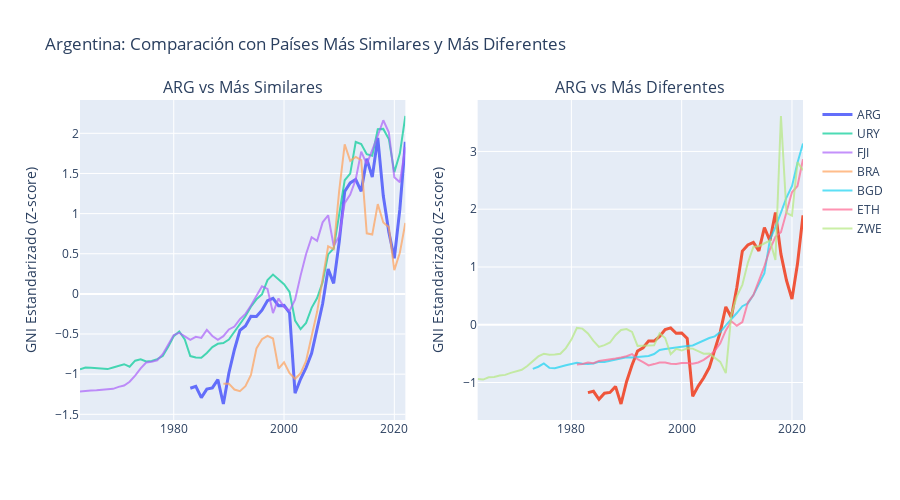

Here is the notebook cell this chart was saved with:
### Markdown cell above
### 5.3 Visualizar Argentina vs Top Similar y Top Different

### Code cell
# Obtener series temporales para visualización
def get_series(country_code):
    data = gni_in_cache[gni_in_cache['country_code'] == country_code].sort_values('year')
    return data['year'].values, data['gni'].values

# Visualizar ARG vs Top 3 similares
fig = make_subplots(rows=1, cols=2, subplot_titles=['ARG vs Más Similares', 'ARG vs Más Diferentes'])

# Argentina
years_arg, gni_arg = get_series('ARG')
gni_arg_std = (gni_arg - np.mean(gni_arg)) / np.std(gni_arg)

fig.add_trace(go.Scatter(x=years_arg, y=gni_arg_std, name='ARG', line=dict(width=3)), row=1, col=1)
fig.add_trace(go.Scatter(x=years_arg, y=gni_arg_std, name='ARG', line=dict(width=3), showlegend=False), row=1, col=2)

# Top 3 similares
for i in range(min(3, len(arg_similar))):
    country = arg_similar.iloc[i]['country2']
    years, gni = get_series(country)
    gni_std = (gni - np.mean(gni)) / np.std(gni)
    fig.add_trace(go.Scatter(x=years, y=gni_std, name=f"{country}", opacity=0.7), row=1, col=1)

# Top 3 diferentes
for i in range(min(3, len(arg_different))):
    country = arg_different.iloc[i]['country2']
    years, gni = get_series(country)
    gni_std = (gni - np.mean(gni)) / np.std(gni)
    fig.add_trace(go.Scatter(x=years, y=gni_std, name=f"{country}", opacity=0.7), row=1, col=2)

fig.update_layout(height=500, title_text="Argentina: Comparación con Países Más Similares y Más Diferentes")
fig.update_yaxes(title_text="GNI Estandarizado (Z-score)")
fig.show()
